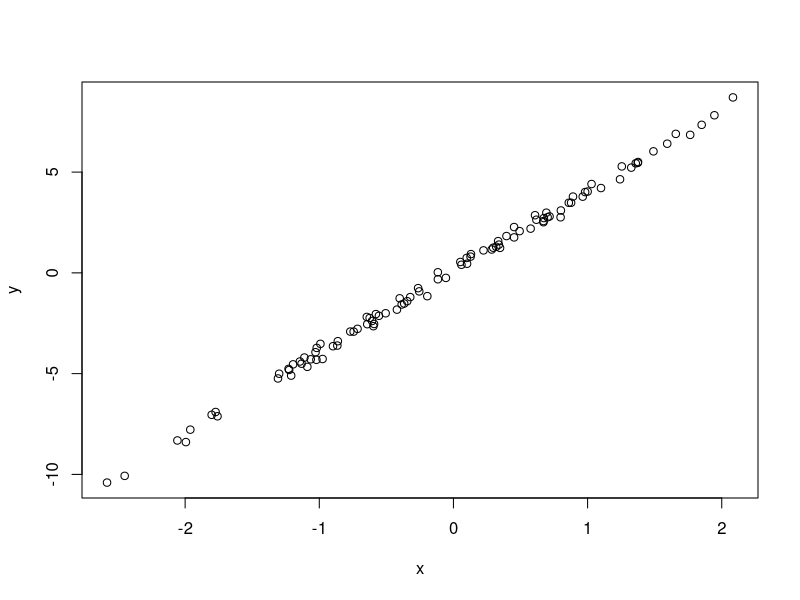

The R script that drew this image:
# Simulate and plot data
# Bryan Roxas
# baproxas@email.arizona.edu
# 2022-03-15

# Simulate predictor variable
x <- rnorm(n = 100)
# Calculate response variable and add noise
y <- 4 * x + rnorm(n = 100, sd = 0.2)
# Plot table
plot(x = x, y = y)
